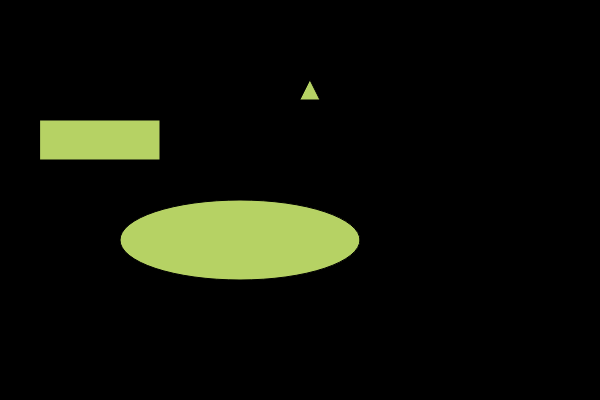
Frame 1 (no input)
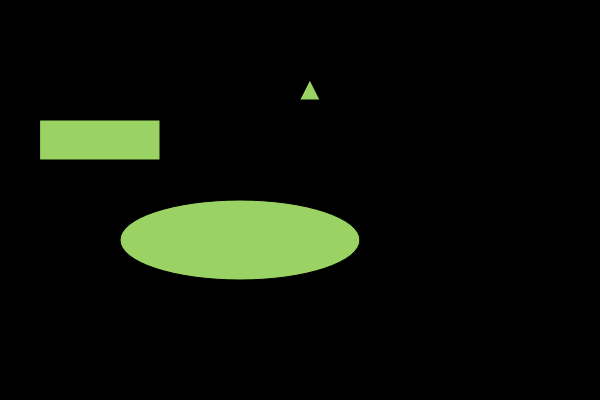
Frame 60 (no input)
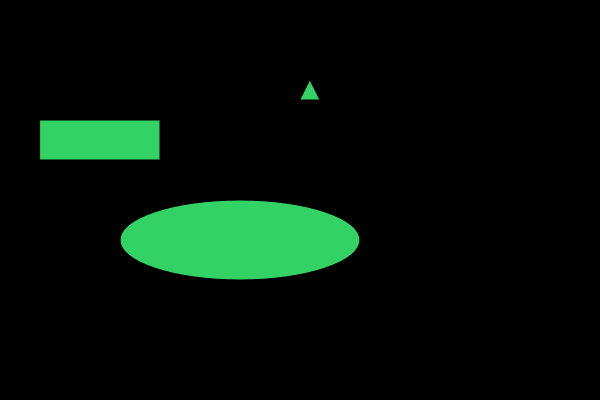
Frame 120 (the mouse pressed at the canvas centre since frame 60)

The p5.js sketch that drew these frames (run headless with seeded random() and noise() and a simulated clock; from frame 60 on, the mouse is pressed at the canvas centre):

// p5.js sketch
// ── sketch.js
//define array of shapes
var shapes = ["rect","ellipse","triangle"];

function setup() {
  createCanvas(600,400);
}

function draw() {
  background(0,0,0);
  fill(random(255,0),210,100);
  var shapeObjs = [rect(40, 120, 120, 40), ellipse(240, 240, 240, 80), triangle(300,100,320,100,310,80)];

//using for loop to iterate over list of values  
  for (var i = 0; i < shapes.length; i++) {
    
    //printing index of value to console
    print("We are printing " + shapes[i] + " from p5.js.");
    shapeObjs[i];
  }
}
